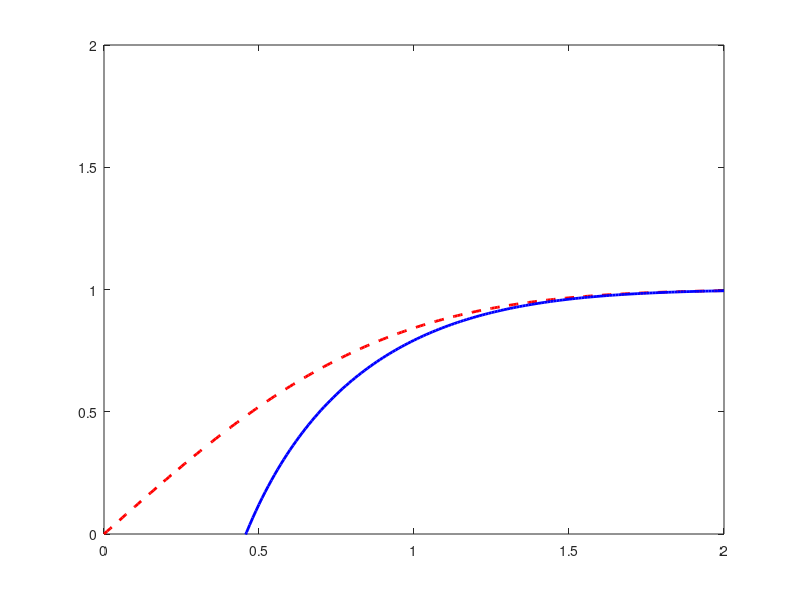

Write the MATLAB code that produced this figure.
x=0:0.01:2;
f1=erf(x);
f2=1-exp(-x.^2)./(sqrt(pi).*x);

figure
plot(x,f1,'--','color',[1 0 0],'LineWidth',2,'MarkerSize',9);hold on;
plot(x,f2,'-','color',[0 0 1],'LineWidth',2);hold on;
ylim([0 2])
